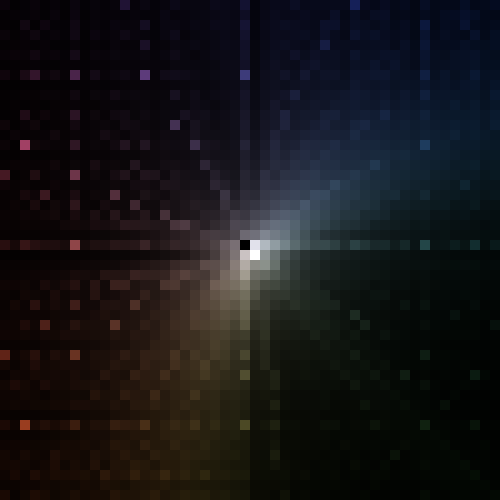
#> input picture temporal/analysis_output/hist_stddev_Action.png, 1000 x 1000 px (shown at 1/2 size)
$ jupyter execute temporal.ipynb
#> lines starting #> are read from the running program, lines starting #| are printed output that depends on the picture; pictures that were not available may be replaced by others from this repository, and a replacement may not be noted
#> in collect_video_stats, image is the input picture: shape (1000, 1000, 3); mean B, G, R 23.1, 20.8, 21.7
[cell 1]
# Install Dependencies
#!pip install scikit-image
#!pip install scenedetect[opencv,progress_bar]

[cell 2]
import pandas as pd
import numpy as np
import io
import os
import matplotlib.pyplot as plt
from mpl_toolkits.mplot3d import Axes3D
from skimage import color

import cv2

yt_url_prefix = 'https://www.youtube.com/watch?v='
dataset_folder = "../../data"

[cell 3]
downloaded = os.listdir(dataset_folder)

# Histogram over time analysis

[cell 4]
# histogram similarity metrics
def norm_hist(H):
    return H / H.size

def hist_correlation(H1, H2):
    H1, H2 = norm_hist(H1), norm_hist(H2)
    H1_bar = H1.mean()
    H2_bar = H2.mean()
    num = ((H1 - H1_bar)*(H2 - H2_bar)).sum()
    denom = ((H1 - H1_bar)**2).sum() * ((H2 - H2_bar)**2).sum()
    denom = denom ** 0.5
    return num / denom

def hist_intersection(H1, H2):
    H1, H2 = norm_hist(H1), norm_hist(H2)
    return np.minimum(H1, H2).sum()

def hist_bhattacharyya(H1, H2):
    H1, H2 = norm_hist(H1), norm_hist(H2)
    return -np.log(np.sqrt(H1*H2).sum())

[cell 5]
def plotColor3D(im, rgb_to_space, space_to_rgb, axes="XYZ"):
    """Expects an input image from openCV of channel order BGR.
    Expects two skimage functions to map to and from RGB and desired color space."""
#> called with axes = 'RGB'
    im = np.flip(im, axis=2) # Switch BGR (openCV standard) to RGB
    im = rgb_to_space(im) # Convert RGB to space for different viewing

    H, _ = np.histogramdd(
        im.reshape(-1, im.shape[-1]),  #flattened image
        bins=(255, 255, 255)
    )

    # Determine x, y, z pairs of points to plot
    nz = H.nonzero()
    xs, ys, zs = nz
#> xs = 1955 values from 0 to 254; ys = 1955 values, max 254 at index 1954, min 0 at index 0, mean 24.72; zs = 1955 values, max 254 at index 1954, min 0 at index 0, mean 27.67

    # Determing colors of those points
    colors = np.array(nz).T
#> colors = 1955 rows, first 8: [0, 0, 0], [0, 2, 1], [1, 2, 1], [1, 3, 1], [1, 3, 2], [1, 4, 1], [1, 4, 2], [1, 4, 3]
    colors_rgb = np.array([colors], dtype='uint8')
#> colors_rgb has the same summary as colors
    colors_rgb = space_to_rgb(colors_rgb)[0]
#> colors_rgb = 1955 rows, first 8: [0, 0, 0], [0, 0.00784, 0.00392], [0.00392, 0.00784, 0.00392], [0.00392, 0.0118, 0.00392], [0.00392, 0.0118, 0.00784], [0.00392, 0.0157, 0.00392], [0.00392, 0.0157, 0.00784], [0.00392, 0.0157, 0.0118]
    #colors_rgb *= 255
    #colors_rgb = colors.astype('uint8')

    # Determine size of points
    sizes = H[H.nonzero()]
#> sizes = 1955 values, max 7200 at index 11, min 400 at index 0, mean 511.5
    sizes = np.log(sizes) * 10
#> sizes = 1955 values, max 88.82 at index 11, min 59.91 at index 0, mean 61.28

    # Plot figure
    fig = plt.figure(figsize=(20, 20))
    # Axis ordering 1
    ax = fig.add_subplot(221, projection='3d')
    _ = ax.scatter(
        xs = xs,
        ys = ys,
        zs = zs,
        s = sizes,
        c = colors_rgb
    )
    ax.set_xlabel(axes[0], fontsize=20)
    ax.set_ylabel(axes[1], fontsize=20)
    ax.set_zlabel(axes[2], fontsize=20)
    ax.set_xlim3d(0, 255)
    ax.set_ylim3d(0, 255)
    ax.set_zlim3d(0, 255)
    # Axis ordering 2
    ax = fig.add_subplot(222, projection='3d')
    _ = ax.scatter(
        xs = ys,
        ys = zs,
        zs = xs,
        s = sizes,
        c = colors_rgb
    )
    ax.set_xlabel(axes[1], fontsize=20)
    ax.set_ylabel(axes[2], fontsize=20)
    ax.set_zlabel(axes[0], fontsize=20)
    ax.set_xlim3d(0, 255)
    ax.set_ylim3d(0, 255)
    ax.set_zlim3d(0, 255)
    # Axis ordering 3
    ax = fig.add_subplot(223, projection='3d')
    _ = ax.scatter(
        xs = zs,
        ys = xs,
        zs = ys,
        s = sizes,
        c = colors_rgb
    )
    ax.set_xlabel(axes[2], fontsize=20)
    ax.set_ylabel(axes[0], fontsize=20)
    ax.set_zlabel(axes[1], fontsize=20)
    ax.set_xlim3d(0, 255)
    ax.set_ylim3d(0, 255)
    ax.set_zlim3d(0, 255)
    # Save Figure
    fig.savefig('hist.png', dpi = 50)
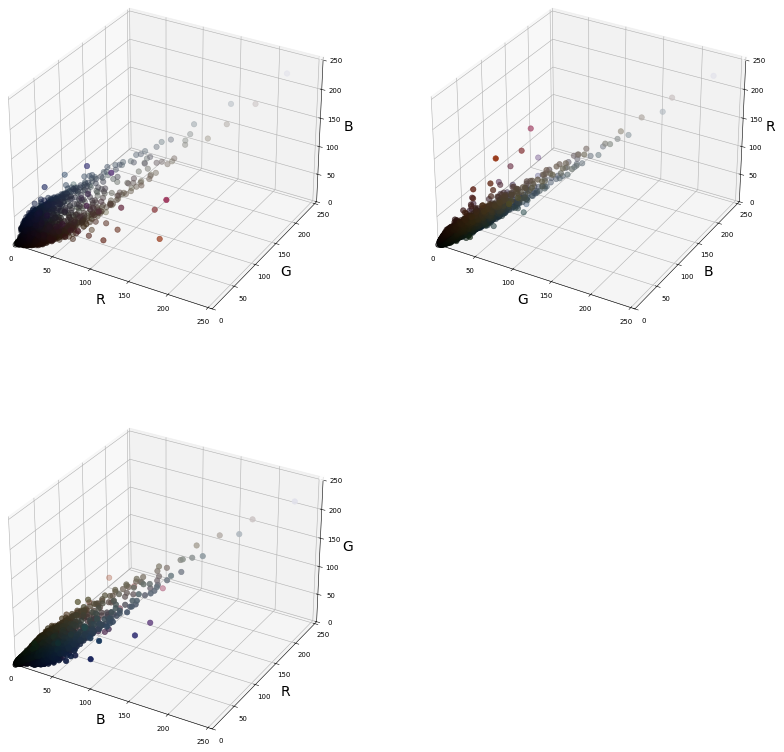
#> figure drawn by matplotlib, 3 panels
    hist_rgb = cv2.imread('hist.png').astype('uint8')
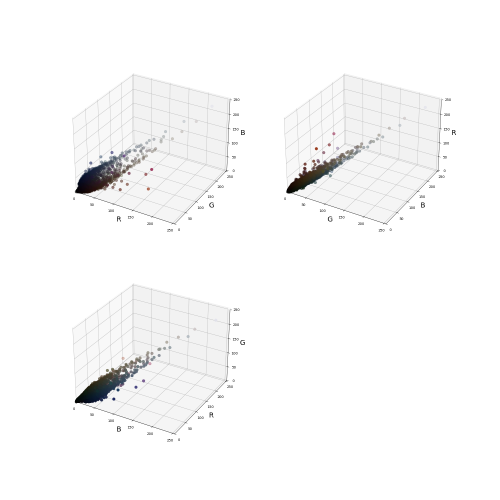
#> hist_rgb: shape (1000, 1000, 3) (shown at 1/2 size); mean B, G, R 249.1, 249.1, 249.1
    plt.close('all')

    return H, hist_rgb

[cell 6]
def collect_video_stats(video_file_name):
    vid = cv2.VideoCapture(video_file_name)
    frame_count = int(vid.get(cv2.CAP_PROP_FRAME_COUNT))
    vid_file = os.path.basename(video_file_name)
    yt_id = vid_file.split(".")[0]

    i = 0
    H_prev = None

    data = {
        'correlation': [],
        'intersection': [],
        'bhattacharyya': []
    }

    vid_rgb = cv2.VideoWriter(f"{yt_id}_rgb.avi", cv2.VideoWriter_fourcc(*"MJPG"), 23.98, (1000, 1000))
    vid_hsv = cv2.VideoWriter(f"{yt_id}_hsv.avi", cv2.VideoWriter_fourcc(*"MJPG"), 23.98, (1000, 1000))
    vid_lab = cv2.VideoWriter(f"{yt_id}_lab.avi", cv2.VideoWriter_fourcc(*"MJPG"), 23.98, (1000, 1000))

    while True:
        # Read image and make histogram
        success, image = vid.read()

        # Break if no more frames left
        if not success:# or i > 1:
            break

        # Print status update if there are more frames to process
        print(f"Processing Frame {i}/{frame_count}", end="\r")

        # Process Histogram
        H_rgb, H_rgb_image = plotColor3D(
            image,
            lambda x: x,
            lambda x: x.astype('float64')/255,
            'RGB'
        )
        vid_rgb.write(H_rgb_image)
        H_hsv, H_hsv_image = plotColor3D(
            image,
            color.rgb2hsv,
            color.hsv2rgb,
            'HSV'
        )
#> call 2 of plotColor3D, with axes = 'HSV'
#> in plotColor3D (call 2), `im = rgb_to_space(im)`:
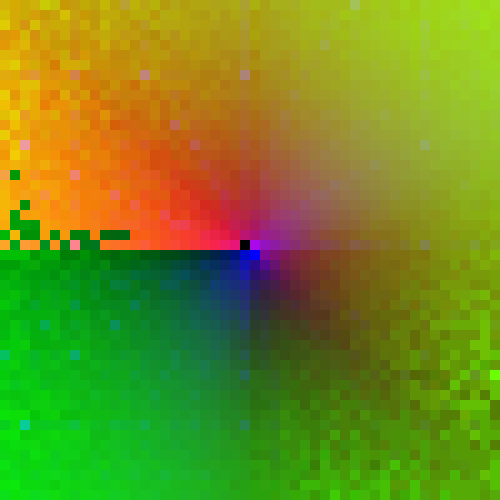
#> im: shape (1000, 1000, 3) float64 (shown at 1/2 size); mean R, G, B 0.45, 0.554, 0.116
#> in plotColor3D (call 2), `xs, ys, zs = nz`: ys = 1955 values, max 254 at index 827, min 0 at index 0, mean 136.7; zs = 1955 values, max 254 at index 1, min 0 at index 0, mean 34.97
#> in plotColor3D (call 2), `colors = np.array(nz).T`: colors = 1955 rows, first 8: [0, 0, 0], [0, 0, 254], [0, 10, 202], [0, 18, 125], [0, 28, 98], [0, 35, 71], [0, 47, 54], [0, 54, 42]
#> in plotColor3D (call 2), `colors_rgb = np.array([colors], dtype='uint8')`: colors_rgb has the same summary as colors
#> in plotColor3D (call 2), `colors_rgb = space_to_rgb(colors_rgb)[0]`: colors_rgb = 1955 rows, first 8: [0, 0, 0], [0.996, 0.996, 0.996], [0.792, 0.761, 0.761], [0.49, 0.456, 0.456], [0.384, 0.342, 0.342], [0.278, 0.24, 0.24], [0.212, 0.173, 0.173], [0.165, 0.13, 0.13]
#> in plotColor3D (call 2), `sizes = H[H.nonzero()]`: sizes = 1955 values, max 7200 at index 760, min 400 at index 0, mean 511.5
#> in plotColor3D (call 2), `sizes = np.log(sizes) * 10`: sizes = 1955 values, max 88.82 at index 760, min 59.91 at index 0, mean 61.28
#> in plotColor3D (call 2), `fig.savefig('hist.png', dpi = 50)`:
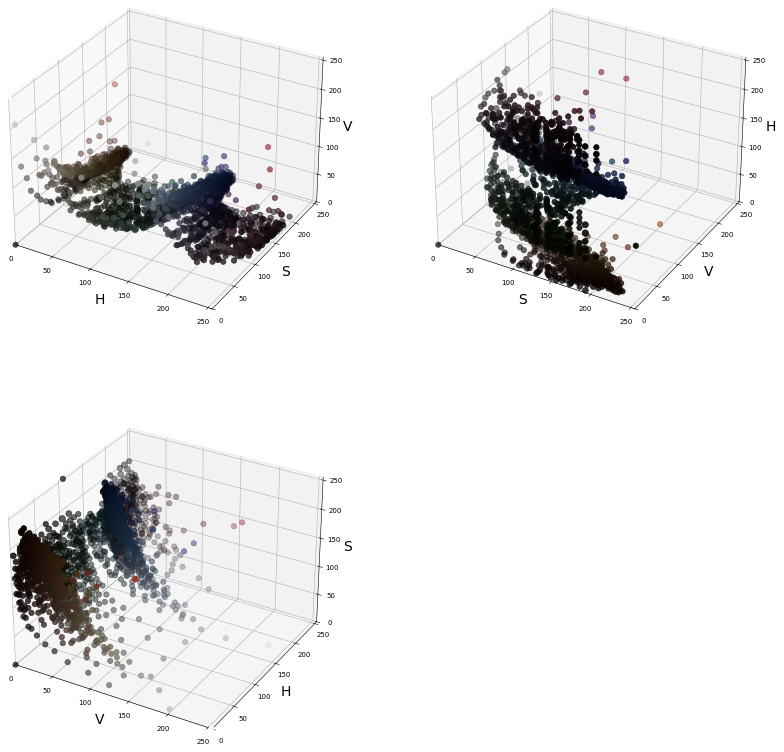
#> figure drawn by matplotlib, 3 panels
#> in plotColor3D (call 2), `hist_rgb = cv2.imread('hist.png').astype('uint8')`:
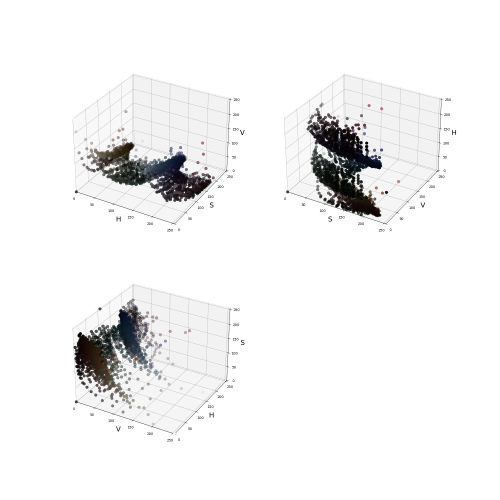
#> hist_rgb: shape (1000, 1000, 3) (shown at 1/2 size); mean B, G, R 242.7, 242.7, 242.8
        vid_hsv.write(H_hsv_image)
        H_lab, H_lab_image = plotColor3D(
            image,
            color.rgb2lab,
            color.lab2rgb,
            'LAB'
        )
#> call 3 of plotColor3D, with axes = 'LAB'
#> in plotColor3D (call 3), `im = rgb_to_space(im)`:
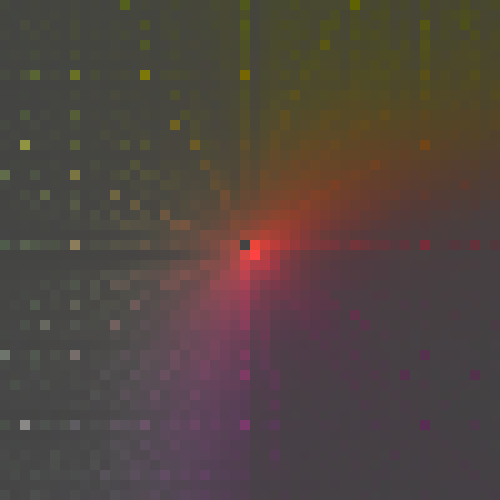
#> im: shape (1000, 1000, 3) float64 (shown at 1/2 size); mean R, G, B 7.8, 1.4, -1.4; drawn with min black and max white
#> in plotColor3D (call 3), `xs, ys, zs = nz`: xs = 1886 values from 0 to 254; ys = 1886 values, max 254 at index 1850, min 0 at index 1769, mean 62.64; zs = 1886 values, max 254 at index 1837, min 0 at index 1780, mean 118.5
#> in plotColor3D (call 3), `colors = np.array(nz).T`: colors = 1886 rows, first 8: [0, 54, 125], [1, 51, 125], [1, 51, 127], [1, 52, 127], [1, 53, 126], [1, 57, 124], [1, 58, 123], [1, 58, 126]
#> in plotColor3D (call 3), `colors_rgb = np.array([colors], dtype='uint8')`: colors_rgb has the same summary as colors
#> in plotColor3D (call 3), `colors_rgb = space_to_rgb(colors_rgb)[0]`: colors_rgb = 1886 rows, first 8: [0.00437, 0, 0], [0.00431, 0, 0], [0.00434, 0, 0], [0.00438, 0, 0], [0.00441, 0, 0], [0.00453, 0, 0], [0.00455, 0, 0], [0.00461, 0, 0]
#> in plotColor3D (call 3), `sizes = H[H.nonzero()]`: sizes = 1886 values, max 9200 at index 20, min 400 at index 0, mean 530.2
#> in plotColor3D (call 3), `sizes = np.log(sizes) * 10`: sizes = 1886 values, max 91.27 at index 20, min 59.91 at index 0, mean 61.36
#> in plotColor3D (call 3), `fig.savefig('hist.png', dpi = 50)`:
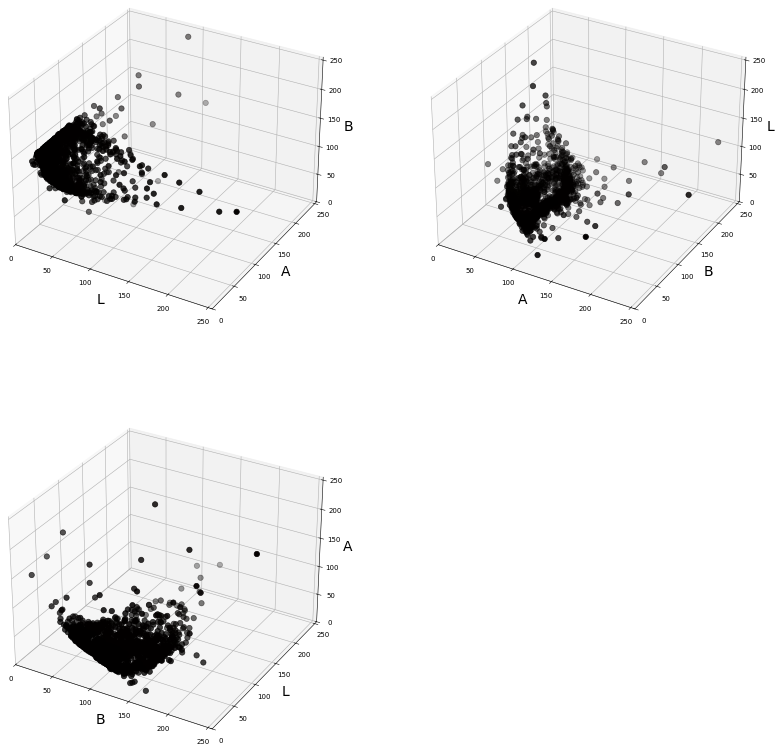
#> figure drawn by matplotlib, 3 panels
#> in plotColor3D (call 3), `hist_rgb = cv2.imread('hist.png').astype('uint8')`:
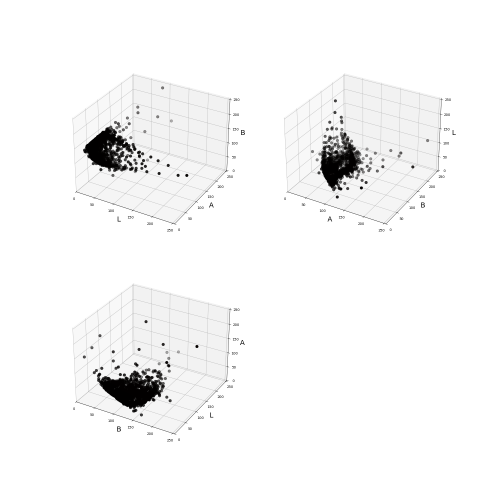
#> hist_rgb: shape (1000, 1000, 3) (shown at 1/2 size); mean B, G, R 247.2, 247.2, 247.2
        vid_lab.write(H_lab_image)

        # Collect Stats
        if H_prev is not None:
            data['correlation'].append(hist_correlation(H_lab, H_prev))
            data['intersection'].append(hist_intersection(H_lab, H_prev))
            data['bhattacharyya'].append(hist_bhattacharyya(H_lab, H_prev))

        # Increment
        H_prev = H_lab
        i += 1

    # Close video streams
    vid_rgb.release()
    vid_hsv.release()
    vid_lab.release()

    # Make DataFrame
    return pd.DataFrame(data)
